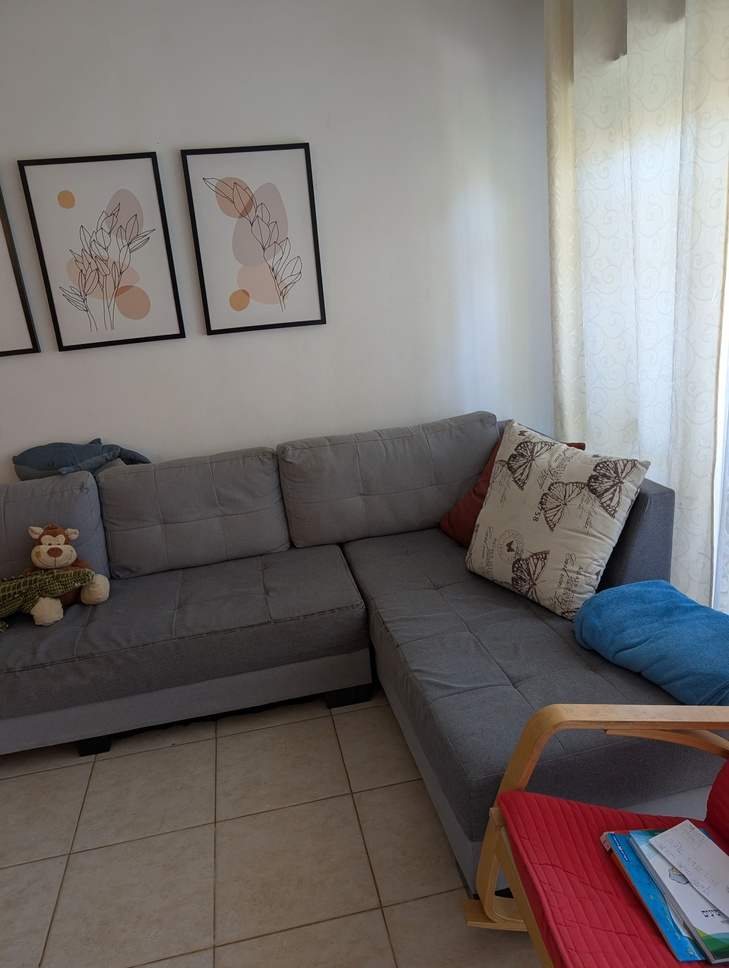
#> input picture data/sample_images/PXL_20251105_084352549.jpg, 729 x 968 px, shrunk from 3072 x 4080 before the run; its folder holds only this picture in this run
$ python -i clahe_runner.py   (imports and definitions only)
#> lines starting #> are read from the running program, lines starting #| are printed output that depends on the picture
#> further down, picture is the input picture: shape (968, 729, 3); mean B, G, R 109.2, 111, 116.5
"""
Contrast Limited Adaptive Histogram Equalization (CLAHE)
Applies local contrast enhancement on the lightness channel (L) of LAB color space.
Bridges deep-learning outputs and geometric computer vision requirements by maximizing local gradients.
"""

import cv2
import numpy as np
from pathlib import Path
from typing import Union, Tuple, Optional


def apply_clahe_lab(
    image: np.ndarray,
    clip_limit: float = 2.0,
    tile_grid_size: Tuple[int, int] = (8, 8)
) -> np.ndarray:
    """
    Applies CLAHE on the Lightness channel (L) in the CIELAB color space.

    Args:
        image (np.ndarray): Input BGR image (uint8).
        clip_limit (float): Threshold for contrast limiting (default 2.0).
        tile_grid_size (Tuple[int, int]): Size of grid for histogram equalization (default (8, 8)).

    Returns:
        np.ndarray: Contrast-enhanced BGR image.
    """
#> called with clip_limit = 2, tile_grid_size = (8, 8)
    lab = cv2.cvtColor(image, cv2.COLOR_BGR2LAB)
#> lab: shape (968, 729, 3); mean of channels 0, 1, 2 119.1, 130.3, 130.3
    l, a, b = cv2.split(lab)
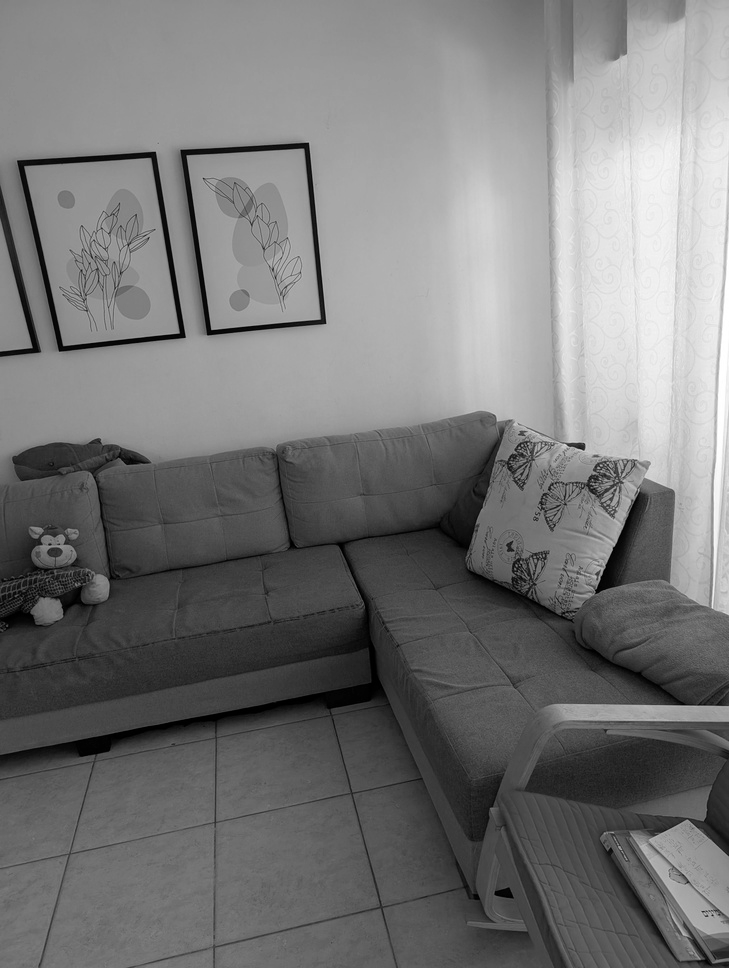
#> l: shape (968, 729); min 0, max 255, mean 119.1
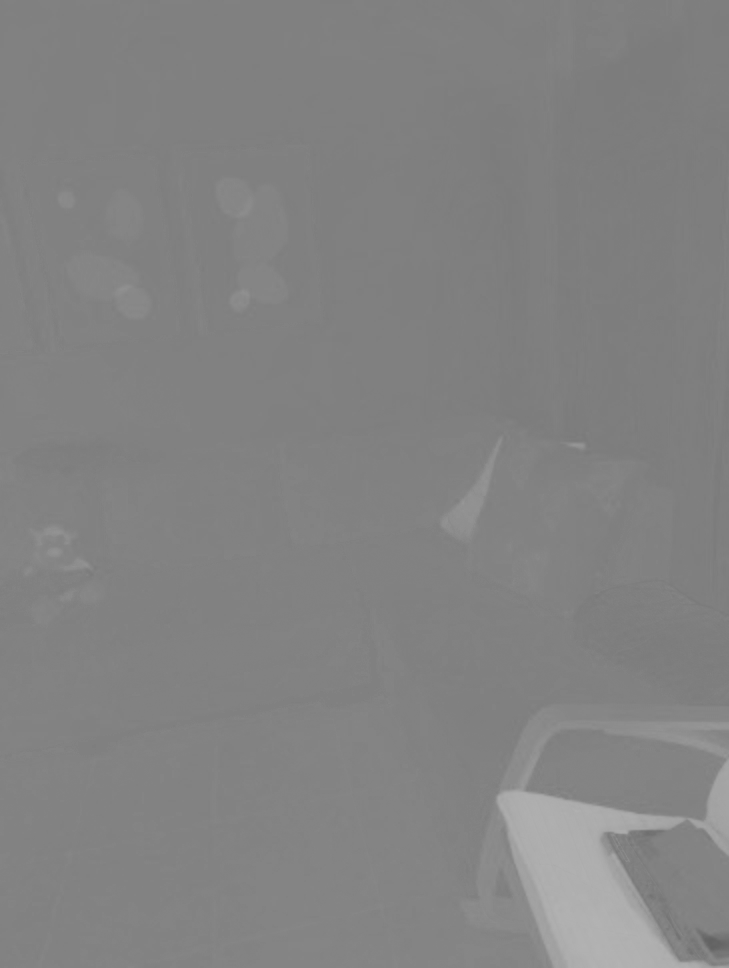
#> a: shape (968, 729); min 98, max 179, mean 130.3
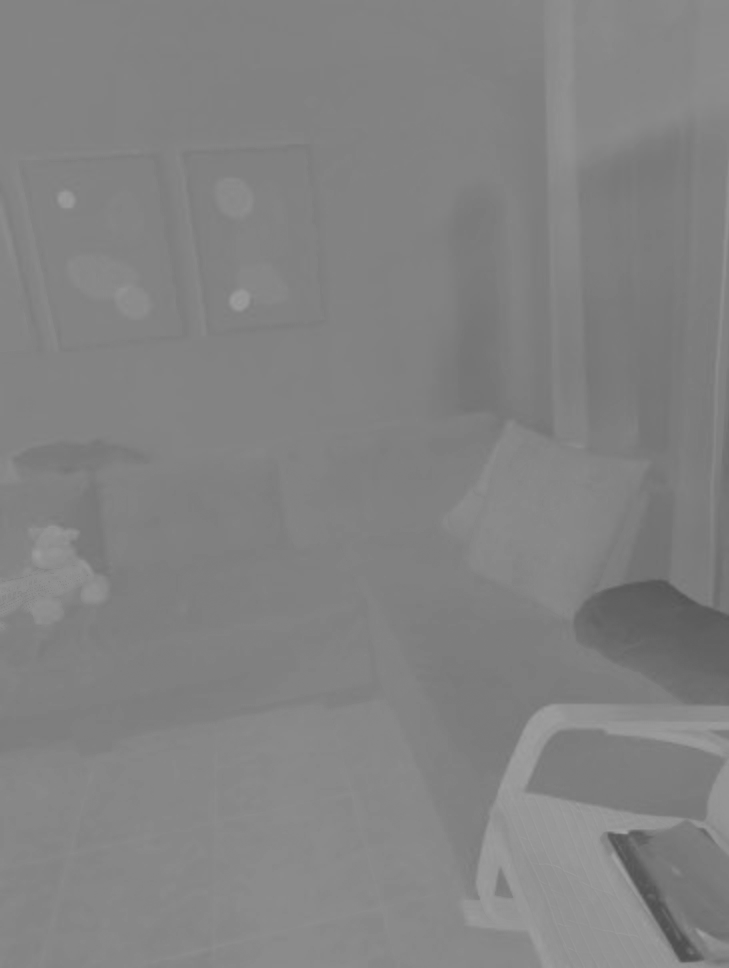
#> b: shape (968, 729); min 78, max 164, mean 130.3

    clahe = cv2.createCLAHE(clipLimit=clip_limit, tileGridSize=tile_grid_size)
    cl = clahe.apply(l)
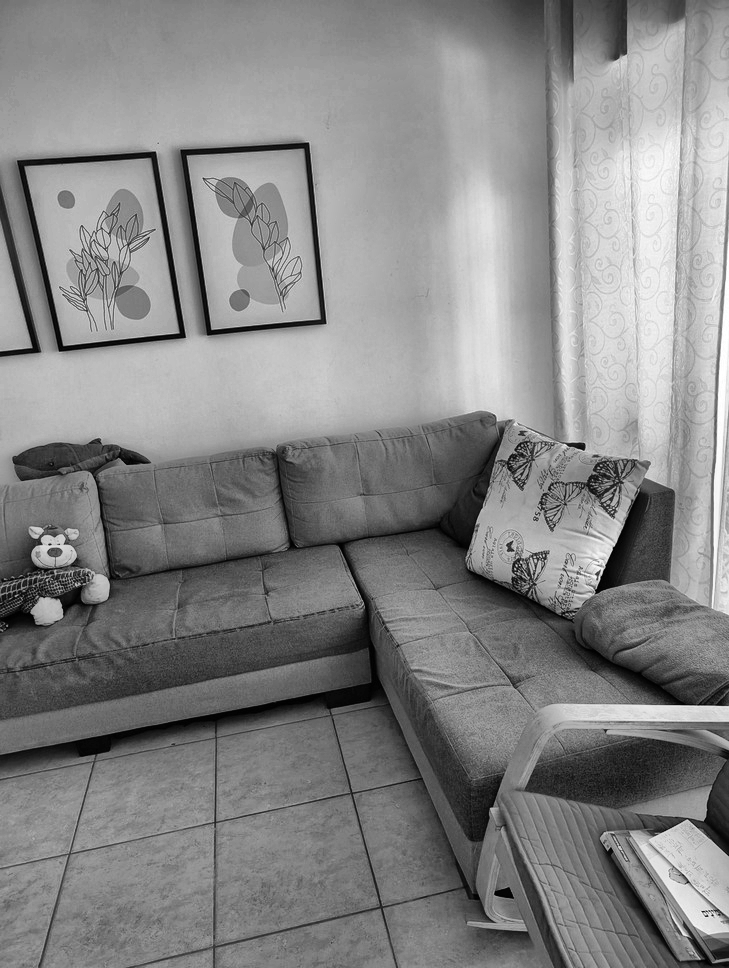
#> cl: shape (968, 729); min 0, max 255, mean 133.2

    merged = cv2.merge((cl, a, b))
#> merged: shape (968, 729, 3); mean of channels 0, 1, 2 133.2, 130.3, 130.3
    return cv2.cvtColor(merged, cv2.COLOR_LAB2BGR)
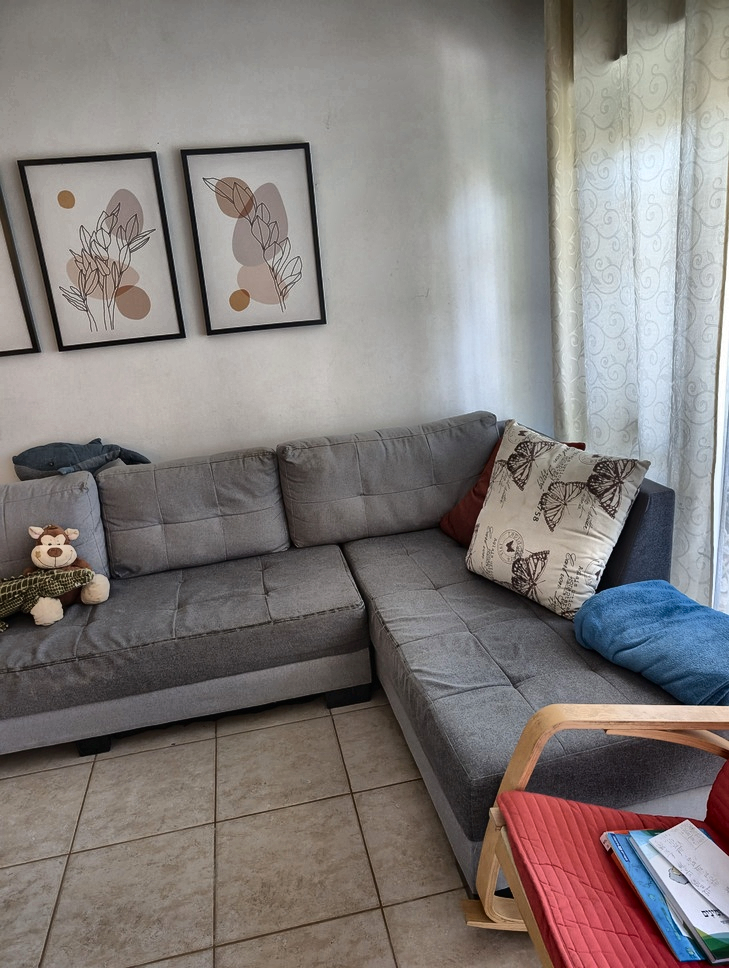
#> returned value: shape (968, 729, 3); mean B, G, R 122.7, 124.7, 130.6


def enhance_directory_clahe(
    input_dir: Union[str, Path],
    output_dir: Union[str, Path],
    clip_limit: float = 2.0,
    tile_grid_size: Tuple[int, int] = (8, 8)
) -> int:
    """
    Applies CLAHE to all images in a directory.

    Returns:
        int: Number of processed images.
    """
    in_path = Path(input_dir)
    out_path = Path(output_dir)
    out_path.mkdir(parents=True, exist_ok=True)

    valid_exts = {".jpg", ".jpeg", ".png", ".bmp", ".tif", ".tiff"}
    images = [p for p in in_path.iterdir() if p.suffix.lower() in valid_exts]

    count = 0
    for img_p in images:
        img = cv2.imread(str(img_p))
        if img is None:
            continue
        enhanced = apply_clahe_lab(img, clip_limit=clip_limit, tile_grid_size=tile_grid_size)
        out_file = out_path / img_p.name
        cv2.imwrite(str(out_file), enhanced)
        count += 1

    return count

>>> import cv2
>>> picture = cv2.imread('../../data/sample_images/PXL_20251105_084352549.jpg')
>>> result = apply_clahe_lab(picture)

$ run again, on data/sample_images/PXL_20251105_084402143.jpg
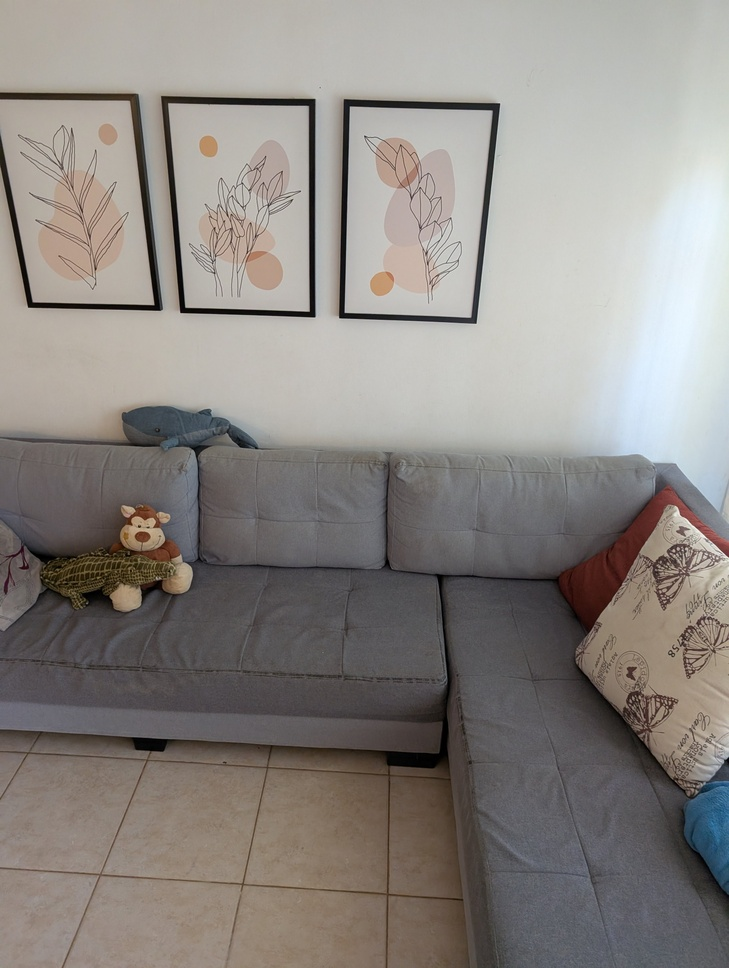
#> input picture data/sample_images/PXL_20251105_084402143.jpg, 729 x 968 px, shrunk from 3072 x 4080 before the run
#> picture is the input picture: shape (968, 729, 3); mean B, G, R 130.7, 134.9, 139.9
#> lab: shape (968, 729, 3); mean of channels 0, 1, 2 142.5, 129.4, 131
#> in apply_clahe_lab, `l, a, b = cv2.split(lab)`:
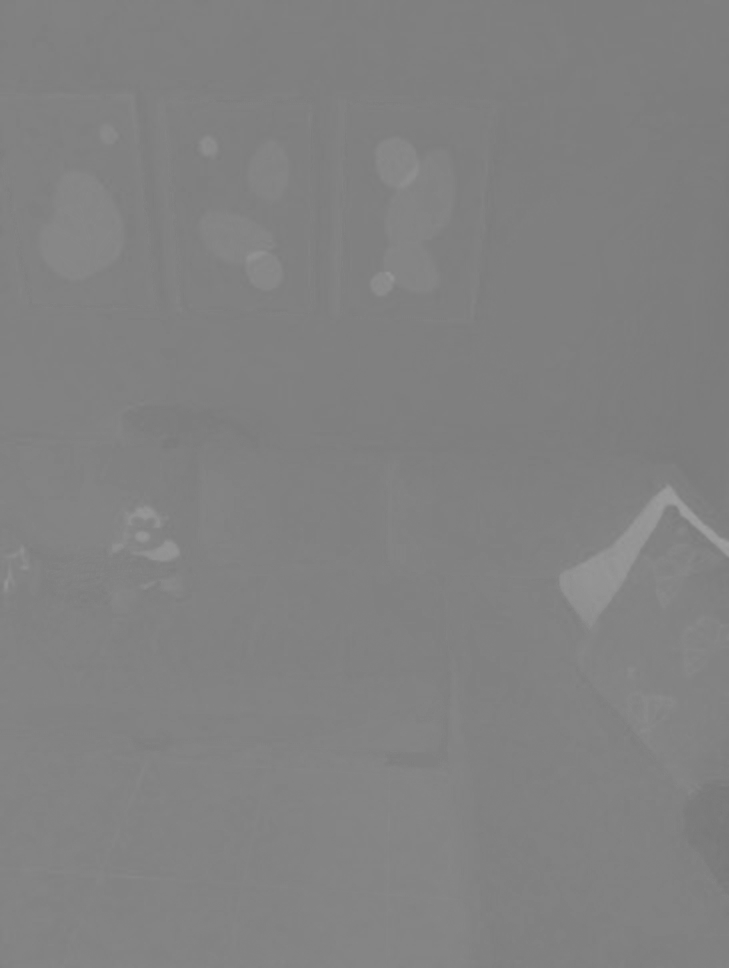
#> a: shape (968, 729); min 119, max 160, mean 129.4
#> merged: shape (968, 729, 3); mean of channels 0, 1, 2 151.2, 129.4, 131
#> in apply_clahe_lab, `return cv2.cvtColor(merged, cv2.COLOR_LAB2BGR)`:
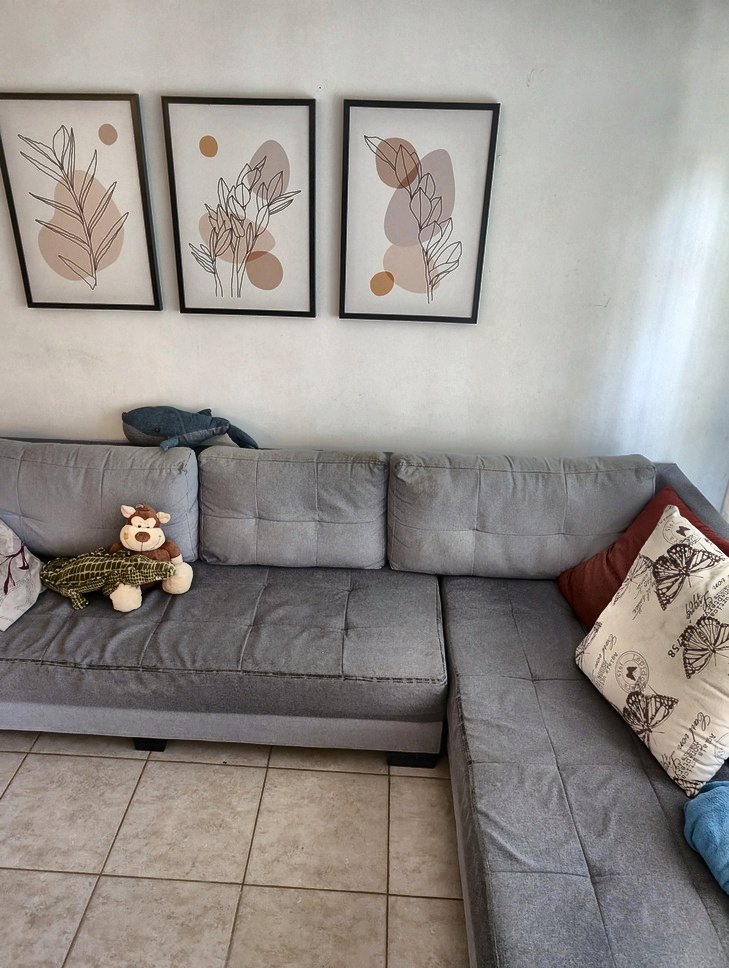
#> returned value: shape (968, 729, 3); mean B, G, R 139.3, 143.7, 148.8
